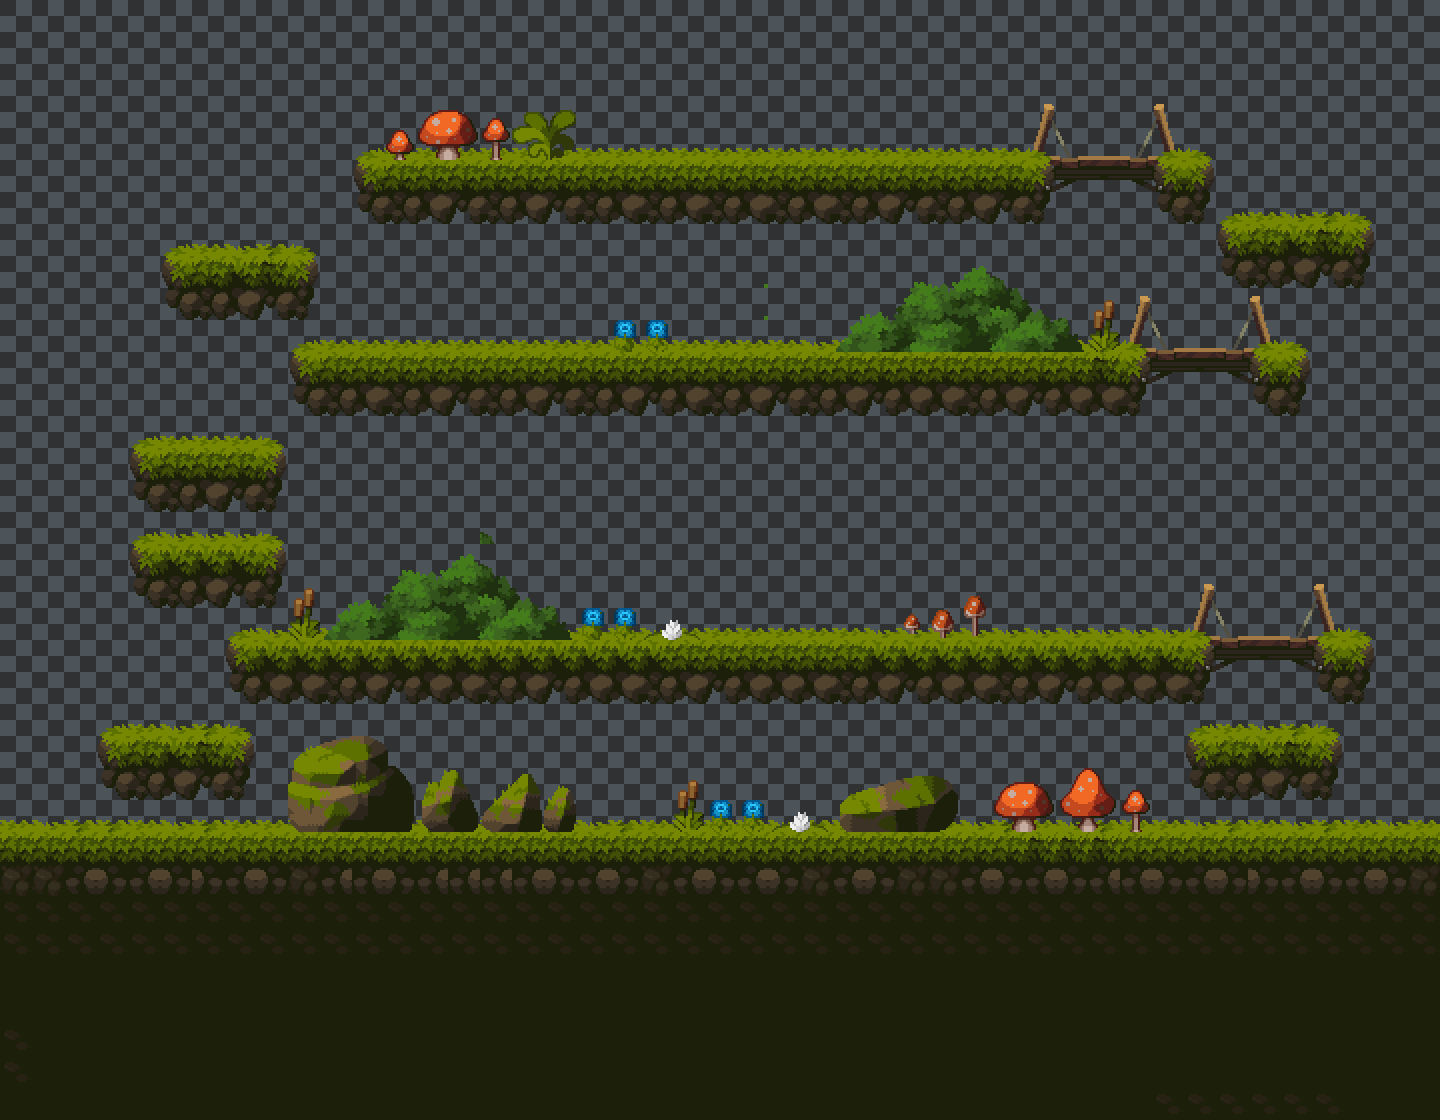

A level layout from a 2D game, rendered from its tile map. Below: a short description, then the map file with tile-grid data replaced by summaries:
An orthogonal 45x35 tile map with 32x32 px tiles, 3 tile layers (Tile Layer 1, Tile Layer 2, Tile Layer 3), 7 tilesets and 103 objects (Portal).

<map version="1.10" tiledversion="1.11.2" orientation="orthogonal" renderorder="right-down" width="45" height="35" tilewidth="32" tileheight="32" infinite="0" nextlayerid="13" nextobjectid="152">
 <properties>
  <property name="BGM" value="Audio\BGM\Buff.mp3" />
  <property name="Name" value="깊은 숲 속 2" />
  <property name="PPU" type="float" value="32" />
  <property name="ReturnMap" type="int" value="1" />
  <property name="SafeZone" type="bool" value="false" />
 </properties>
 <tileset firstgid="1" name="TemplateTileset" tilewidth="32" tileheight="32" tilecount="56" columns="7">
  <image source="../Tilesets/TemplateTileset.png" width="224" height="256" />
 </tileset>
 <tileset firstgid="57" name="Buildings-sheet" tilewidth="32" tileheight="32" tilecount="625" columns="25">
  <image source="../Tilesets/Forest/Buildings-sheet.png" width="800" height="800" />
 </tileset>
 <tileset firstgid="682" name="Hive-sheet" tilewidth="32" tileheight="32" tilecount="625" columns="25">
  <image source="../Tilesets/Forest/Hive-sheet.png" width="800" height="800" />
 </tileset>
 <tileset firstgid="1307" name="Interior-01-sheet" tilewidth="32" tileheight="32" tilecount="625" columns="25">
  <image source="../Tilesets/Forest/Interior-01-sheet.png" width="800" height="800" />
 </tileset>
 <tileset firstgid="1932" name="Props-Rocks-sheet" tilewidth="32" tileheight="32" tilecount="378" columns="18">
  <image source="../Tilesets/Forest/Props-Rocks-sheet.png" width="576" height="672" />
 </tileset>
 <tileset firstgid="2310" name="Tiles-sheet" tilewidth="32" tileheight="32" tilecount="625" columns="25">
  <image source="../Tilesets/Forest/Tiles-sheet.png" width="800" height="800" />
 </tileset>
 <tileset firstgid="2935" name="Tree-Assets-sheet" tilewidth="32" tileheight="32" tilecount="525" columns="21">
  <image source="../Tilesets/Forest/Tree-Assets-sheet.png" width="672" height="800" />
 </tileset>
 <layer id="3" name="Tile Layer 1" width="45" height="35">
  <data>[1575 cells, 1575 non-empty, 1 distinct tile ids]</data>
 </layer>
 <layer id="11" name="Tile Layer 2" width="45" height="35">
  <data>[1575 cells, 985 non-empty, 42 distinct tile ids]</data>
 </layer>
 <layer id="12" name="Tile Layer 3" width="45" height="35">
  <data>[1575 cells, 151 non-empty, 83 distinct tile ids]</data>
 </layer>
 <objectgroup id="5" name="Portal" visible="0">
  <object id="8" name="Portal" type="Portal" x="64" y="832">
   <properties>
    <property name="ID" type="int" value="0" />
    <property name="ToID" type="int" value="1" />
    <property name="ToMap" type="int" value="2" />
   </properties>
   <point />
  </object>
 </objectgroup>
 <objectgroup id="2" name="Foothold">
  <properties>
   <property name="name" value="Unknown" />
   <property name="ppu" type="float" value="32" />
   <property name="unique_id" type="int" value="1" />
  </properties>
  <object id="43" x="0" y="832">
   <properties>
    <property name="ID" type="int" value="1" />
    <property name="Next" type="int" value="0" />
    <property name="Previous" type="int" value="0" />
    <property name="Type" type="int" value="0" />
   </properties>
   <polyline points="0,0 1440,0" />
  </object>
  <object id="44" x="96" y="736">
   <properties>
    <property name="ID" type="int" value="2" />
    <property name="Next" type="int" value="0" />
    <property name="Previous" type="int" value="0" />
    <property name="Type" type="int" value="1" />
   </properties>
   <polyline points="0,0 160,0" />
  </object>
  <object id="47" x="1184" y="736">
   <properties>
    <property name="ID" type="int" value="3" />
    <property name="Next" type="int" value="0" />
    <property name="Previous" type="int" value="0" />
    <property name="Type" type="int" value="1" />
   </properties>
   <polyline points="0,0 160,0" />
  </object>
  <object id="48" x="224" y="640">
   <properties>
    <property name="ID" type="int" value="5" />
    <property name="Next" type="int" value="0" />
    <property name="Previous" type="int" value="0" />
    <property name="Type" type="int" value="1" />
   </properties>
   <polyline points="0,0 1152,0" />
  </object>
  <object id="49" x="128" y="544">
   <properties>
    <property name="ID" type="int" value="6" />
    <property name="Next" type="int" value="0" />
    <property name="Previous" type="int" value="0" />
    <property name="Type" type="int" value="1" />
   </properties>
   <polyline points="0,0 160,0" />
  </object>
  <object id="50" x="128" y="448">
   <properties>
    <property name="ID" type="int" value="7" />
    <property name="Next" type="int" value="0" />
    <property name="Previous" type="int" value="0" />
    <property name="Type" type="int" value="1" />
   </properties>
   <polyline points="0,0 160,0" />
  </object>
  <object id="51" x="288" y="352">
   <properties>
    <property name="ID" type="int" value="8" />
    <property name="Next" type="int" value="0" />
    <property name="Previous" type="int" value="0" />
    <property name="Type" type="int" value="1" />
   </properties>
   <polyline points="0,0 1024,0" />
  </object>
  <object id="52" x="160" y="256">
   <properties>
    <property name="ID" type="int" value="9" />
    <property name="Next" type="int" value="0" />
    <property name="Previous" type="int" value="0" />
    <property name="Type" type="int" value="1" />
   </properties>
   <polyline points="0,0 160,0" />
  </object>
  <object id="53" x="1216" y="224">
   <properties>
    <property name="ID" type="int" value="10" />
    <property name="Next" type="int" value="0" />
    <property name="Previous" type="int" value="0" />
    <property name="Type" type="int" value="1" />
   </properties>
   <polyline points="0,0 160,0" />
  </object>
  <object id="54" x="352" y="160">
   <properties>
    <property name="ID" type="int" value="11" />
    <property name="Next" type="int" value="0" />
    <property name="Previous" type="int" value="0" />
    <property name="Type" type="int" value="1" />
   </properties>
   <polyline points="0,0 864,0" />
  </object>
 </objectgroup>
 <objectgroup id="6" name="SpawnPoint">
  <object id="55" x="256" y="832">
   <properties>
    <property name="ID" type="int" value="100002" />
   </properties>
   <point />
  </object>
  <object id="56" x="288" y="832">
   <properties>
    <property name="ID" type="int" value="100003" />
   </properties>
   <point />
  </object>
  <object id="57" x="320" y="832">
   <properties>
    <property name="ID" type="int" value="100003" />
   </properties>
   <point />
  </object>
  <object id="58" x="352" y="832">
   <properties>
    <property name="ID" type="int" value="100002" />
   </properties>
   <point />
  </object>
  <object id="59" x="384" y="832">
   <properties>
    <property name="ID" type="int" value="100002" />
   </properties>
   <point />
  </object>
  <object id="60" x="416" y="832">
   <properties>
    <property name="ID" type="int" value="100003" />
   </properties>
   <point />
  </object>
  <object id="61" x="448" y="832">
   <properties>
    <property name="ID" type="int" value="100003" />
   </properties>
   <point />
  </object>
  <object id="62" x="512" y="832">
   <properties>
    <property name="ID" type="int" value="100002" />
   </properties>
   <point />
  </object>
  <object id="63" x="576" y="832">
   <properties>
    <property name="ID" type="int" value="100002" />
   </properties>
   <point />
  </object>
  <object id="64" x="608" y="832">
   <properties>
    <property name="ID" type="int" value="100003" />
   </properties>
   <point />
  </object>
  <object id="65" x="640" y="832">
   <properties>
    <property name="ID" type="int" value="100003" />
   </properties>
   <point />
  </object>
  <object id="66" x="672" y="832">
   <properties>
    <property name="ID" type="int" value="100002" />
   </properties>
   <point />
  </object>
  </objectgroup>
</map>
<!-- 80 of 103 objects omitted -->
